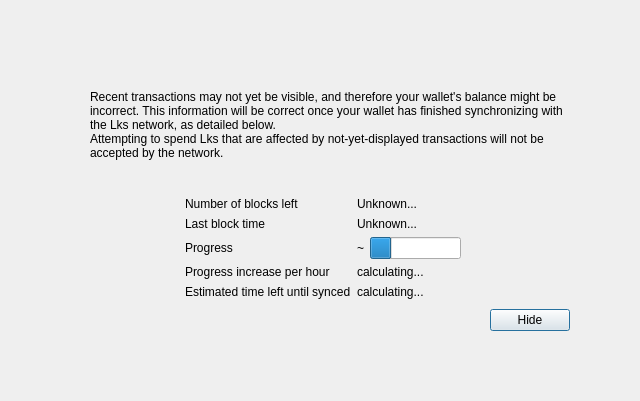
<?xml version="1.0" encoding="UTF-8"?>
<ui version="4.0">
 <class>ModalOverlay</class>
 <widget class="ModalOverlay" name="ModalOverlay">
  <property name="geometry">
   <rect>
    <x>0</x>
    <y>0</y>
    <width>640</width>
    <height>401</height>
   </rect>
  </property>
  <property name="windowTitle">
   <string>Form</string>
  </property>
  <layout class="QVBoxLayout" name="verticalLayout" stretch="0">
   <property name="sizeConstraint">
    <enum>QLayout::SetDefaultConstraint</enum>
   </property>
   <property name="leftMargin">
    <number>0</number>
   </property>
   <property name="topMargin">
    <number>0</number>
   </property>
   <property name="rightMargin">
    <number>0</number>
   </property>
   <property name="bottomMargin">
    <number>0</number>
   </property>
   <item>
    <widget class="QWidget" name="bgWidget" native="true">
     <property name="styleSheet">
      <string notr="true"/>
     </property>
     <layout class="QVBoxLayout" name="verticalLayoutMain" stretch="0">
      <property name="leftMargin">
       <number>60</number>
      </property>
      <property name="topMargin">
       <number>60</number>
      </property>
      <property name="rightMargin">
       <number>60</number>
      </property>
      <property name="bottomMargin">
       <number>60</number>
      </property>
      <item>
       <widget class="QWidget" name="contentWidget" native="true">
        <property name="styleSheet">
         <string notr="true"/>
        </property>
        <layout class="QVBoxLayout" name="verticalLayoutSub" stretch="1,0,0,0,0">
         <property name="spacing">
          <number>0</number>
         </property>
         <property name="leftMargin">
          <number>10</number>
         </property>
         <property name="topMargin">
          <number>10</number>
         </property>
         <property name="rightMargin">
          <number>10</number>
         </property>
         <property name="bottomMargin">
          <number>10</number>
         </property>
         <item>
          <layout class="QHBoxLayout" name="horizontalLayoutIconText" stretch="0,1">
           <property name="topMargin">
            <number>20</number>
           </property>
           <item>
            <layout class="QVBoxLayout" name="verticalLayoutIcon">
             <property name="leftMargin">
              <number>0</number>
             </property>
             <item>
              <widget class="QLabel" name="warningIcon">
               <property name="text">
                <string/>
               </property>
              </widget>
             </item>
             <item>
              <spacer name="verticalSpacerWarningIcon">
               <property name="orientation">
                <enum>Qt::Vertical</enum>
               </property>
               <property name="sizeHint" stdset="0">
                <size>
                 <width>20</width>
                 <height>40</height>
                </size>
               </property>
              </spacer>
             </item>
            </layout>
           </item>
           <item>
            <layout class="QVBoxLayout" name="verticalLayoutInfoText">
             <property name="leftMargin">
              <number>0</number>
             </property>
             <property name="topMargin">
              <number>0</number>
             </property>
             <item>
              <widget class="QLabel" name="infoText">
               <property name="text">
                <string>Recent transactions may not yet be visible, and therefore your wallet's balance might be incorrect. This information will be correct once your wallet has finished synchronizing with the Lks network, as detailed below.</string>
               </property>
               <property name="textFormat">
                <enum>Qt::RichText</enum>
               </property>
               <property name="wordWrap">
                <bool>true</bool>
               </property>
              </widget>
             </item>
             <item>
              <widget class="QLabel" name="infoTextStrong">
               <property name="text">
                <string>Attempting to spend Lks that are affected by not-yet-displayed transactions will not be accepted by the network.</string>
               </property>
               <property name="textFormat">
                <enum>Qt::RichText</enum>
               </property>
               <property name="wordWrap">
                <bool>true</bool>
               </property>
              </widget>
             </item>
             <item>
              <spacer name="verticalSpacerInTextSpace">
               <property name="orientation">
                <enum>Qt::Vertical</enum>
               </property>
               <property name="sizeHint" stdset="0">
                <size>
                 <width>20</width>
                 <height>40</height>
                </size>
               </property>
              </spacer>
             </item>
            </layout>
           </item>
          </layout>
         </item>
         <item>
          <spacer name="verticalSpacerAfterText">
           <property name="orientation">
            <enum>Qt::Vertical</enum>
           </property>
           <property name="sizeHint" stdset="0">
            <size>
             <width>20</width>
             <height>40</height>
            </size>
           </property>
          </spacer>
         </item>
         <item>
          <layout class="QFormLayout" name="formLayout">
           <property name="fieldGrowthPolicy">
            <enum>QFormLayout::FieldsStayAtSizeHint</enum>
           </property>
           <property name="formAlignment">
            <set>Qt::AlignHCenter|Qt::AlignTop</set>
           </property>
           <property name="horizontalSpacing">
            <number>6</number>
           </property>
           <property name="verticalSpacing">
            <number>6</number>
           </property>
           <property name="topMargin">
            <number>10</number>
           </property>
           <item row="0" column="0">
            <widget class="QLabel" name="labelNumberOfBlocksLeft">
             <property name="text">
              <string>Number of blocks left</string>
             </property>
            </widget>
           </item>
           <item row="0" column="1">
            <widget class="QLabel" name="numberOfBlocksLeft">
             <property name="text">
              <string>Unknown...</string>
             </property>
            </widget>
           </item>
           <item row="1" column="0">
            <widget class="QLabel" name="labelLastBlockTime">
             <property name="text">
              <string>Last block time</string>
             </property>
            </widget>
           </item>
           <item row="1" column="1">
            <widget class="QLabel" name="newestBlockDate">
             <property name="sizePolicy">
              <sizepolicy hsizetype="Maximum" vsizetype="Preferred">
               <horstretch>0</horstretch>
               <verstretch>0</verstretch>
              </sizepolicy>
             </property>
             <property name="text">
              <string>Unknown...</string>
             </property>
            </widget>
           </item>
           <item row="2" column="0">
            <widget class="QLabel" name="labelSyncDone">
             <property name="text">
              <string>Progress</string>
             </property>
            </widget>
           </item>
           <item row="2" column="1">
            <layout class="QHBoxLayout" name="horizontalLayoutSync" stretch="0,1">
             <item>
              <widget class="QLabel" name="percentageProgress">
               <property name="text">
                <string notr="true">~</string>
               </property>
              </widget>
             </item>
             <item>
              <widget class="QProgressBar" name="progressBar">
               <property name="value">
                <number>24</number>
               </property>
               <property name="format">
                <string/>
               </property>
              </widget>
             </item>
            </layout>
           </item>
           <item row="4" column="0">
            <widget class="QLabel" name="labelProgressIncrease">
             <property name="text">
              <string>Progress increase per hour</string>
             </property>
            </widget>
           </item>
           <item row="4" column="1">
            <widget class="QLabel" name="progressIncreasePerH">
             <property name="text">
              <string>calculating...</string>
             </property>
            </widget>
           </item>
           <item row="5" column="0">
            <widget class="QLabel" name="labelEstimatedTimeLeft">
             <property name="text">
              <string>Estimated time left until synced</string>
             </property>
            </widget>
           </item>
           <item row="5" column="1">
            <widget class="QLabel" name="expectedTimeLeft">
             <property name="text">
              <string>calculating...</string>
             </property>
            </widget>
           </item>
          </layout>
         </item>
         <item>
          <layout class="QHBoxLayout" name="horizontalLayoutButtons">
           <property name="leftMargin">
            <number>10</number>
           </property>
           <property name="topMargin">
            <number>10</number>
           </property>
           <item>
            <spacer name="horizontalSpacer">
             <property name="orientation">
              <enum>Qt::Horizontal</enum>
             </property>
             <property name="sizeHint" stdset="0">
              <size>
               <width>40</width>
               <height>20</height>
              </size>
             </property>
            </spacer>
           </item>
           <item>
            <widget class="QPushButton" name="closeButton">
             <property name="text">
              <string>Hide</string>
             </property>
             <property name="focusPolicy">
              <enum>Qt::StrongFocus</enum>
             </property>
             <property name="default">
              <bool>true</bool>
             </property>
            </widget>
           </item>
          </layout>
         </item>
         <item>
          <layout class="QVBoxLayout" name="verticalLayout_2">
           <item>
            <spacer name="verticalSpacer">
             <property name="orientation">
              <enum>Qt::Vertical</enum>
             </property>
             <property name="sizeHint" stdset="0">
              <size>
               <width>20</width>
               <height>40</height>
              </size>
             </property>
            </spacer>
           </item>
          </layout>
         </item>
        </layout>
       </widget>
      </item>
     </layout>
    </widget>
   </item>
  </layout>
 </widget>
 <customwidgets>
  <customwidget>
   <class>ModalOverlay</class>
   <extends>QWidget</extends>
   <header>qt/modaloverlay.h</header>
   <container>1</container>
  </customwidget>
 </customwidgets>
 <resources/>
 <connections/>
</ui>
